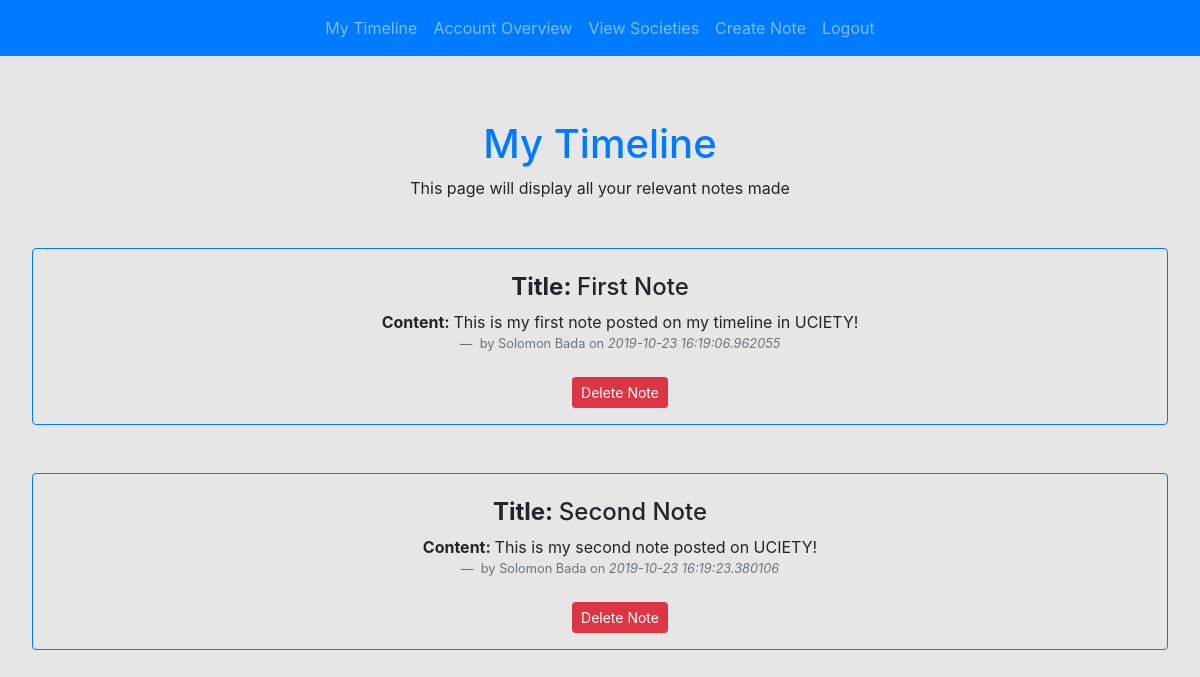
Page /mytimeline (signed in) on the committed database.
### application/models.py (models this page shows, shortened)
class Notes(db.Model, UserMixin):
	id = db.Column(db.Integer, primary_key=True)
	title = db.Column(db.String(100), nullable=False, unique=True)
	content = db.Column(db.String(10000), nullable=False, unique=True)
	date_posted = db.Column(db.DateTime, nullable=False, default=datetime.utcnow)
	user_id = db.Column(db.Integer, db.ForeignKey('student_users.id'), nullable=False)

class StudentUsers(db.Model, UserMixin):
	id = db.Column(db.Integer, primary_key=True)
	first_name = db.Column(db.String(30), nullable=False)
	last_name = db.Column(db.String(30), nullable=False)
	uni_name = db.Column(db.String(30), nullable=False)
	email = db.Column(db.String(150), nullable=False, unique=True)
	password = db.Column(db.String(50), nullable=False)
	uni_id = db.Column(db.Integer, db.ForeignKey('university.id'), nullable=False)
	soc_id = db.Column(db.Integer, db.ForeignKey('society.id'), nullable=True)
	soc_name = db.Column(db.String(50), nullable=True)
	note = db.relationship('Notes', backref='mine', lazy=True)

### application/routes.py (the view)
@app.route('/mytimeline', methods=['GET', 'POST'])
@login_required
def mytimeline():
	form = NotesForm
	if current_user.is_authenticated:
		notes = Notes.query.filter_by(mine=current_user).all()
		return render_template('mytimeline.html', title='My Timeline', notes=notes, mine=current_user, form=form)
	return render_template('mytimeline.html', title='My Timeline', notes=notes, mine=current_user, form=form)

### application/models.py (called while the page is built)
@login_manager.user_loader
def load_user(id):
	return StudentUsers.query.get(int(id))

### application/templates/mytimeline.html
{% extends "layout.html" %}
{% block body_content %}
<div style="background:transparent !important" class="jumbotron text-center">
<h1 class="text-primary" style="text-align: center; font-size:40px">My Timeline</h1>
<p>This page will display all your relevant notes made</p>
{% for note in notes %}
	<div class="container mt-5 mb-5 border border-primary rounded">
		<br>
		<div class="row">
			<div class="container">
				<h4><b>Title: </b>{{ note.title }}</h4>
				<ul class="timeline">
						<b>Content: </b>{{ note.content }}<footer class="blockquote-footer"> by {{ note.mine.first_name }} {{ note.mine.last_name }} on <cite>{{ note.date_posted }}</cite></footer><br>
						<form action="{{ url_for('delete_post', note_id=note.id) }}" method="POST">
						<input type="submit" value="Delete Note" button type="button"  class="btn btn-danger btn-sm"></form>
				</ul>
			</div>
		</div>
	</div>
	{% endfor %}
</div>
{% endblock body_content %}

### rows in the picture
Notes: title "First Note", content "This is my first note posted on my timeline in UCIETY!", mine.first_name "Solomon", mine.last_name "Bada", date_posted "2019-10-23 16:19:06.962055"
Notes: title "Second Note", content "This is my second note posted on UCIETY!", mine.first_name "Solomon", mine.last_name "Bada", date_posted "2019-10-23 16:19:23.380106"
